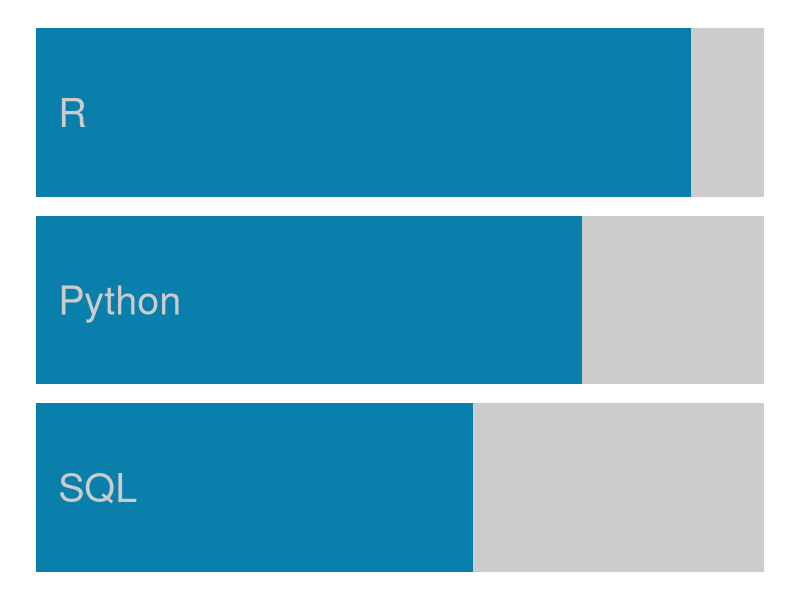
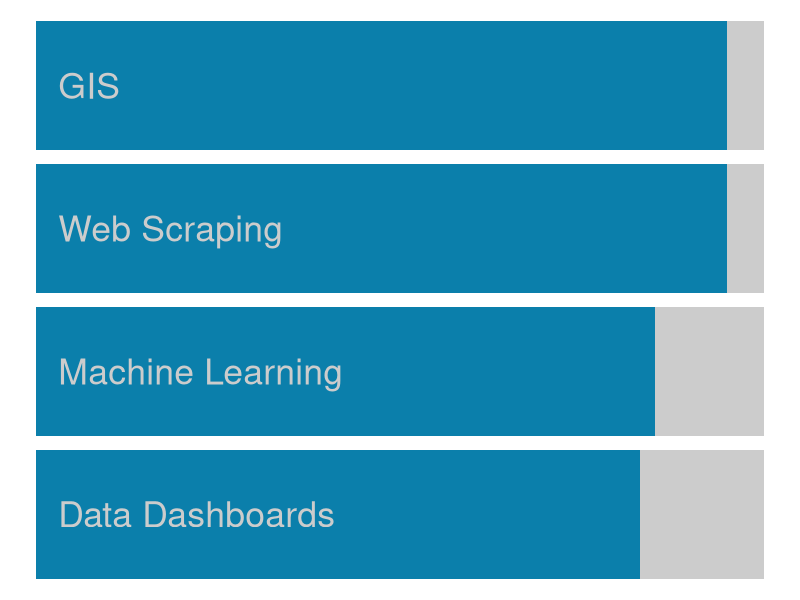
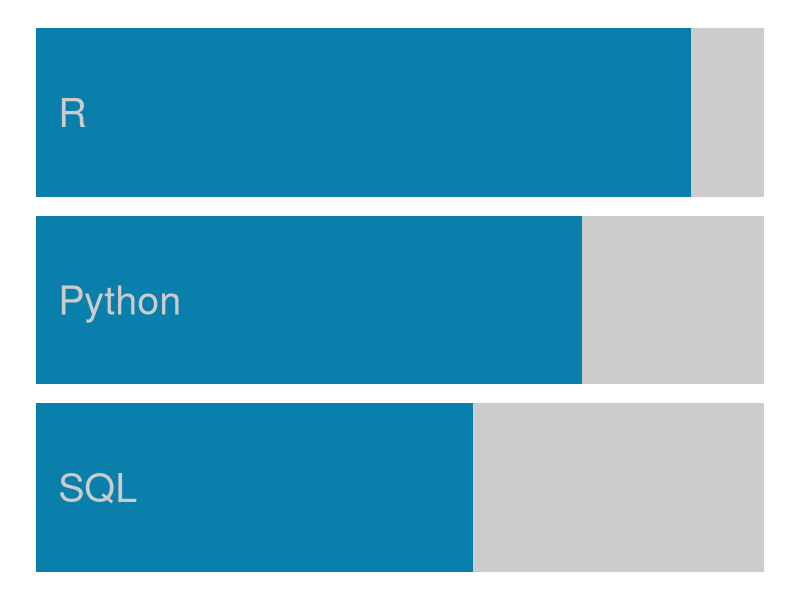
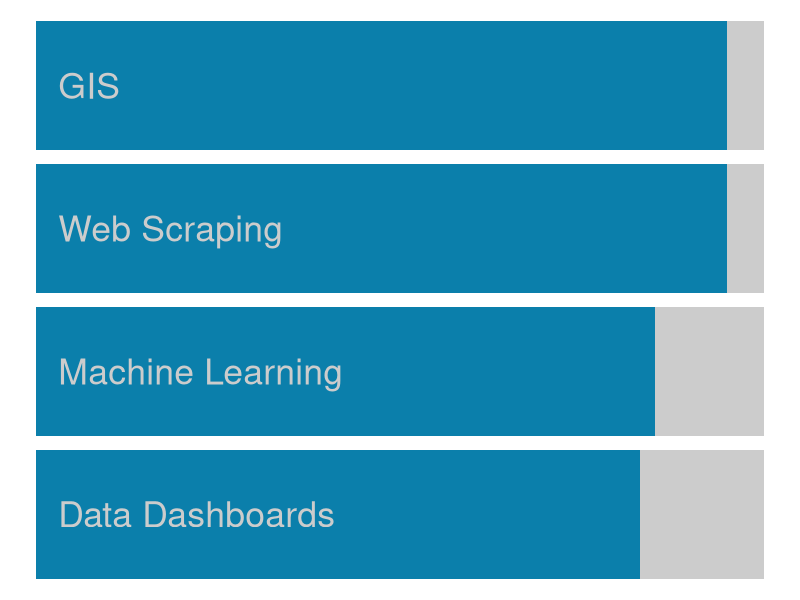

Write the R code that produced these figures, in order.
library(ggplot2)
library(tidyr)
library(dplyr)



skills_plot = function(df, font = 10){
  
  df = df %>% mutate(p2 = 100 - p) %>% 
    pivot_longer(-skill) %>% 
    mutate(skill = factor(skill, levels = rev(unique(skill))))
  
  p = 
  ggplot(df, aes(x = value, 
                 group = name, fill = name, 
                 y = skill)) + 
    geom_bar(stat='identity', color = NA, size = 1,
             width = 0.9,
             position =  position_stack(reverse=TRUE)) +
    scale_fill_manual(values = c("#0B7FAB", "gray80"), guide = "none") + 
    scale_x_continuous(limits = c(0,100)) + 
    # geom_label(aes(label = skill)) + 
    annotate("text", hjust = 0 , x = 3, y = nrow(df)/2, size = font, 
             label = df$skill[1], color = "gray80") +
    annotate("text", hjust = 0 , x = 3, y = nrow(df)/2 - 1, size = font, 
             label = df$skill[3], color = "gray80") +
    annotate("text", hjust = 0 , x = 3, y = nrow(df)/2 - 2, size = font, 
             label = df$skill[5], color = "gray80") +
    {if(nrow(df) == 8) annotate("text", hjust = 0 , x = 3, y = nrow(df)/2 - 3, size = font, 
                                label = df$skill[7], color = "gray80") } +
    theme_void() + 
    theme(panel.background = element_rect(fill = "transparent", colour = NA),  
          plot.background = element_rect(fill = "transparent", colour = NA))
  
  return(p)
  
}


# langugages
df = tribble(~skill, ~p, 
             "R", 90, 
             "Python", 75,
             "SQL", 60
             ) 

df$skill
df

skills_plot(df)

saveRDS(last_plot(), 'skills_bar.rds')  
ggsave(plot = last_plot(), filename = "skills_bar.png", dpi = 300,
       height = 2, width = 4, units = "in")




# Skills

# ML, text class
# GIS
# Web scraping
# 

df2 =  tribble(~skill, ~p, 
               "GIS", 95, 
               "Web Scraping", 95,
               "Machine Learning", 85,
               "Data Dashboards", 83
               
) 

skills_plot(df2, 9)

saveRDS(last_plot(), 'skills_bar2.rds')  
ggsave(plot = last_plot(), filename = "skills_bar2.png", dpi = 300,
       height = 3, width = 4, units = "in")

